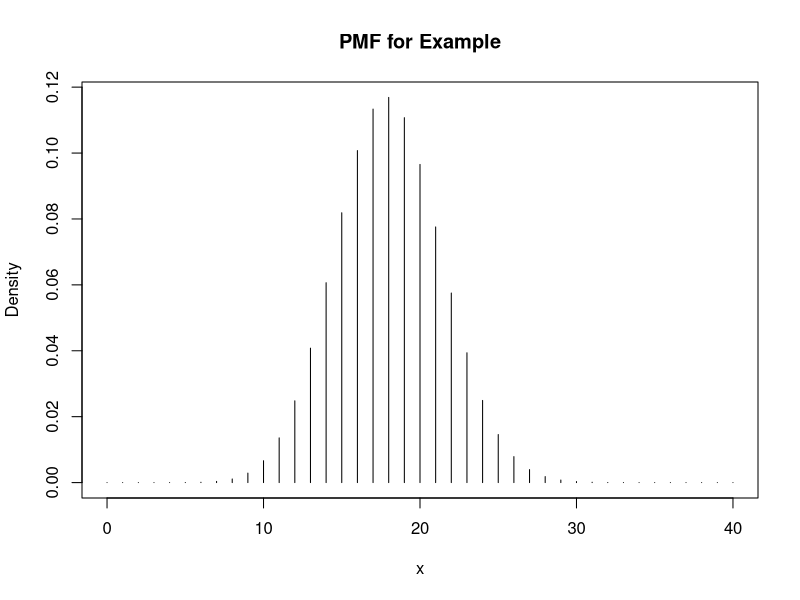

The R script that drew this image:
p = .36 #percent of bills in general circulation that contain traces of cocaine

#*****Question 1*****
n = 50 #sample/trail
x = seq(from = 0, to = 40)#x-axis range 0 to 40
pmf = dbinom(x, size = n, prob = p)#d-function, where x is vector of quantiles, size is number of trails
                                   #and prob is the probability of success on each trail
plot(x, pmf, typ = "h",#creates the PMF for the data where h is for "histogram" like(or 'high-density') vertical lines
      ylab = "Density", main = "PMF for Example")

#*****Question 2*****
sigma = sqrt(n*p*(1-p))#approximate uncertainty in the count, represented by sigma (standard deviation)
sigma

#*****Question 3*****
mean = n*p#finding the expected amount of bills to be contaminated with cocaine
mean

#*****Question 4*****
pbinom(20, size = n, prob = p) - pbinom(10, size = n, prob = p)
#p-function, where 20 and 10 are vecotrs of quantiles, size is again the number of trails,
#and prob is the probability of success on each trail

#*****Question 5*****
pbinom(13, size = n, prob = p)

#*****Question 6*****
prev = 1 - pbinom(15, size = n, prob = p)#what is the probability that 16 or more bills contain traces of cocaine
prev

#*****Question 7*****
dbinom(15, size = n, prob = p) + (prev)#what is the probability that 15 or more bills contain traces of cocaine
